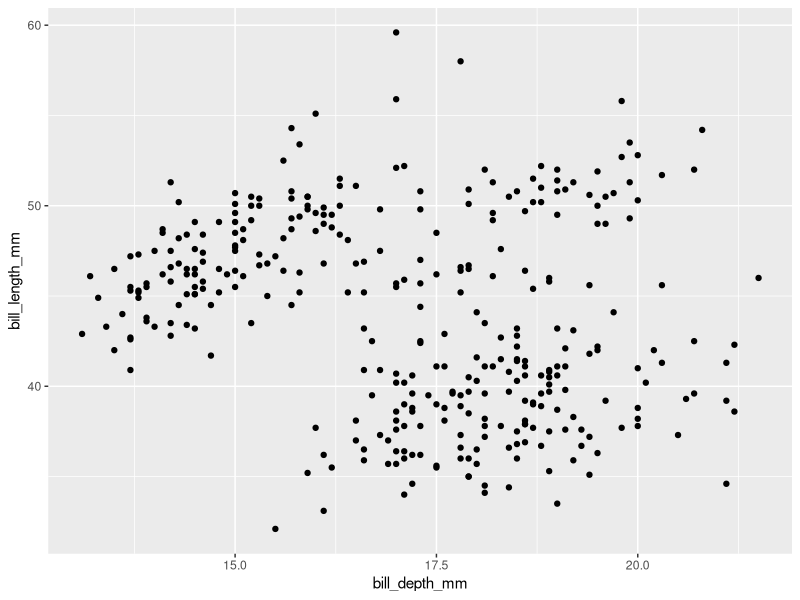

Here is the R script that generated this plot:
library(tidyverse) 
library(palmerpenguins)  

View(penguins)
?penguins 

#simple scatter plot for bill length vs bill depth 
ggplot(penguins, aes(x = bill_depth_mm, y = bill_length_mm)) +geom_point() 



